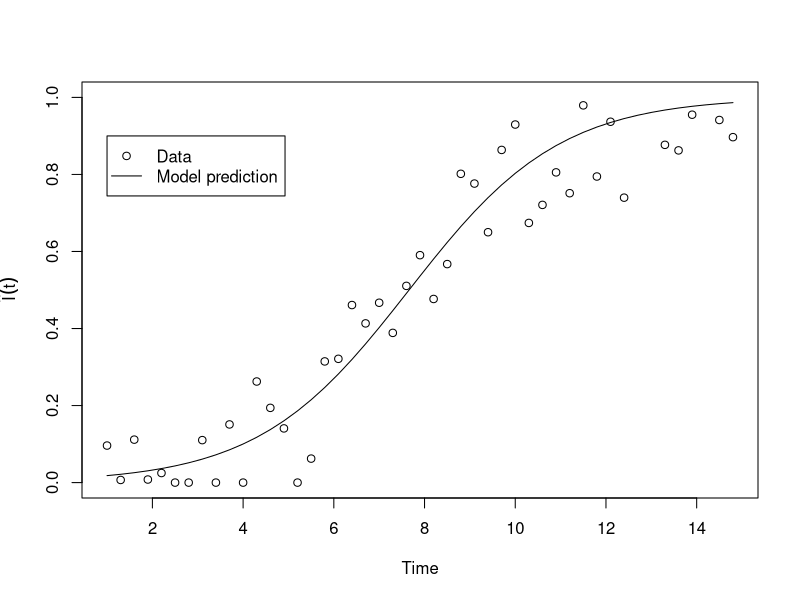
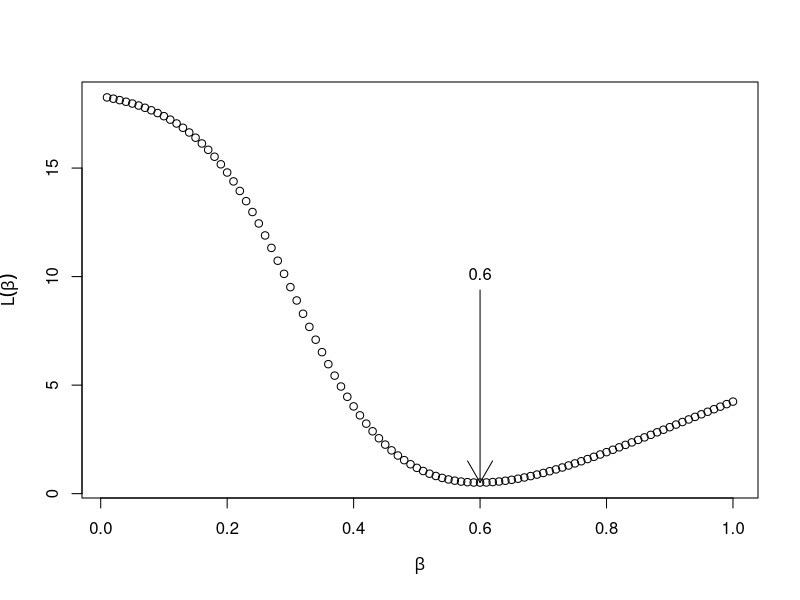

These charts were generated, in order, by the following R code:
## ---- chunk 1

I_soln = function(t,beta) {
  beta*I0*exp(beta * t) / (beta + beta*I0*(exp(beta*t) - 1))
}

loss = function(I_obs,beta) {
  sum(( I_soln(ts,beta) - I_obs)^2 )
}

I0 = 0.01
bet = 0.6
ts = seq(1,15,by=0.3)
Is = I_soln(ts,bet)
Is_noise = pmax(0,Is + rnorm(length(ts), 0, 0.1))

plot(ts,Is_noise, ylim=c(0,1), ylab=expression(hat(I)(t)), xlab="Time")
lines(ts,Is)
legend(1,0.9, c("Data", "Model prediction"), pch=c(1,NA), lty=c(NA,1))

bets = seq(0.01,1, by=0.01)
loss_values = sapply(bets, function(b)loss(Is_noise,b))
plot(bets, loss_values, ylab=expression(L(beta)), xlab=expression(beta))
bet_hat = bets[which.min(loss_values)]
arrows(bet_hat, (min(loss_values)+max(loss_values))/2, 
       bet_hat, min(loss_values))
text(bet_hat, (min(loss_values)+max(loss_values))/2, bet_hat, pos=3)

